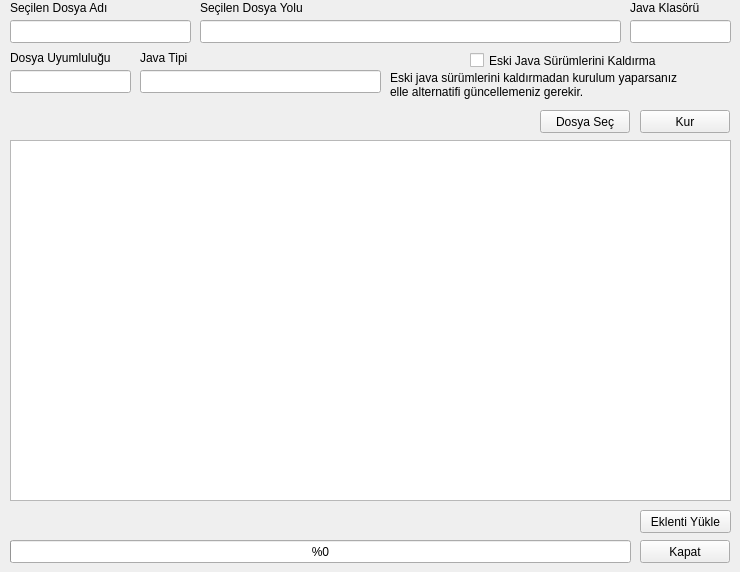
    <widget class="QWidget" name="tab_3">
     <attribute name="title">
      <string>Seç ve Kur</string>
     </attribute>
     <widget class="QPushButton" name="btnSec">
      <property name="geometry">
       <rect>
        <x>540</x>
        <y>110</y>
        <width>90</width>
        <height>23</height>
       </rect>
      </property>
      <property name="text">
       <string>Dosya Seç</string>
      </property>
     </widget>
     <widget class="QTextEdit" name="txtCommandLine">
      <property name="geometry">
       <rect>
        <x>10</x>
        <y>140</y>
        <width>721</width>
        <height>361</height>
       </rect>
      </property>
      <property name="readOnly">
       <bool>true</bool>
      </property>
     </widget>
     <widget class="QLabel" name="label_2">
      <property name="geometry">
       <rect>
        <x>10</x>
        <y>0</y>
        <width>131</width>
        <height>16</height>
       </rect>
      </property>
      <property name="text">
       <string>Seçilen Dosya Adı</string>
      </property>
     </widget>
     <widget class="QLabel" name="label">
      <property name="geometry">
       <rect>
        <x>200</x>
        <y>0</y>
        <width>131</width>
        <height>16</height>
       </rect>
      </property>
      <property name="text">
       <string>Seçilen Dosya Yolu</string>
      </property>
     </widget>
     <widget class="QPushButton" name="btnEklentiYukle">
      <property name="geometry">
       <rect>
        <x>640</x>
        <y>510</y>
        <width>91</width>
        <height>23</height>
       </rect>
      </property>
      <property name="text">
       <string>Eklenti Yükle</string>
      </property>
     </widget>
     <widget class="QLineEdit" name="txtKlasorAdi">
      <property name="geometry">
       <rect>
        <x>630</x>
        <y>20</y>
        <width>101</width>
        <height>23</height>
       </rect>
      </property>
      <property name="readOnly">
       <bool>true</bool>
      </property>
     </widget>
     <widget class="QLabel" name="label_3">
      <property name="geometry">
       <rect>
        <x>630</x>
        <y>0</y>
        <width>81</width>
        <height>16</height>
       </rect>
      </property>
      <property name="text">
       <string>Java Klasörü</string>
      </property>
     </widget>
     <widget class="QLineEdit" name="txtDosyaYolu">
      <property name="geometry">
       <rect>
        <x>200</x>
        <y>20</y>
        <width>421</width>
        <height>23</height>
       </rect>
      </property>
      <property name="readOnly">
       <bool>true</bool>
      </property>
     </widget>
     <widget class="QPushButton" name="btnKur">
      <property name="geometry">
       <rect>
        <x>640</x>
        <y>110</y>
        <width>90</width>
        <height>23</height>
       </rect>
      </property>
      <property name="text">
       <string>Kur</string>
      </property>
     </widget>
     <widget class="QLineEdit" name="txtDosyaAdi">
      <property name="geometry">
       <rect>
        <x>10</x>
        <y>20</y>
        <width>181</width>
        <height>23</height>
       </rect>
      </property>
      <property name="readOnly">
       <bool>true</bool>
      </property>
     </widget>
     <widget class="QPushButton" name="btnKapat">
      <property name="geometry">
       <rect>
        <x>640</x>
        <y>540</y>
        <width>90</width>
        <height>23</height>
       </rect>
      </property>
      <property name="text">
       <string>Kapat</string>
      </property>
     </widget>
     <widget class="QLabel" name="label_6">
      <property name="geometry">
       <rect>
        <x>10</x>
        <y>50</y>
        <width>121</width>
        <height>16</height>
       </rect>
      </property>
      <property name="text">
       <string>Dosya Uyumluluğu</string>
      </property>
     </widget>
     <widget class="QLineEdit" name="txtDosyaUyumlulugu">
      <property name="geometry">
       <rect>
        <x>10</x>
        <y>70</y>
        <width>121</width>
        <height>23</height>
       </rect>
      </property>
      <property name="alignment">
       <set>Qt::AlignCenter</set>
      </property>
      <property name="readOnly">
       <bool>true</bool>
      </property>
     </widget>
     <widget class="QLabel" name="label_7">
      <property name="geometry">
       <rect>
        <x>140</x>
        <y>50</y>
        <width>121</width>
        <height>16</height>
       </rect>
      </property>
      <property name="text">
       <string>Java Tipi</string>
      </property>
     </widget>
     <widget class="QLineEdit" name="txtJavaTipi">
      <property name="geometry">
       <rect>
        <x>140</x>
        <y>70</y>
        <width>241</width>
        <height>23</height>
       </rect>
      </property>
      <property name="alignment">
       <set>Qt::AlignCenter</set>
      </property>
      <property name="readOnly">
       <bool>true</bool>
      </property>
     </widget>
     <widget class="QProgressBar" name="pbarDurum">
      <property name="geometry">
       <rect>
        <x>10</x>
        <y>540</y>
        <width>621</width>
        <height>23</height>
       </rect>
      </property>
      <property name="value">
       <number>0</number>
      </property>
      <property name="format">
       <string>%%p</string>
      </property>
     </widget>
     <widget class="QLabel" name="lblDurum">
      <property name="geometry">
       <rect>
        <x>10</x>
        <y>520</y>
        <width>621</width>
        <height>16</height>
       </rect>
      </property>
      <property name="text">
       <string/>
      </property>
     </widget>
     <widget class="QCheckBox" name="chkEskiSurumKaldirma">
      <property name="geometry">
       <rect>
        <x>470</x>
        <y>50</y>
        <width>221</width>
        <height>21</height>
       </rect>
      </property>
      <property name="text">
       <string>Eski Java Sürümlerini Kaldırma</string>
      </property>
     </widget>
     <widget class="QLabel" name="label_4">
      <property name="geometry">
       <rect>
        <x>390</x>
        <y>70</y>
        <width>341</width>
        <height>31</height>
       </rect>
      </property>
      <property name="text">
       <string>&lt;html&gt;&lt;head/&gt;&lt;body&gt;&lt;p&gt;Eski java sürümlerini kaldırmadan kurulum yaparsanız&lt;br/&gt;elle alternatifi güncellemeniz gerekir.&lt;/p&gt;&lt;/body&gt;&lt;/html&gt;</string>
      </property>
     </widget>
    </widget>
